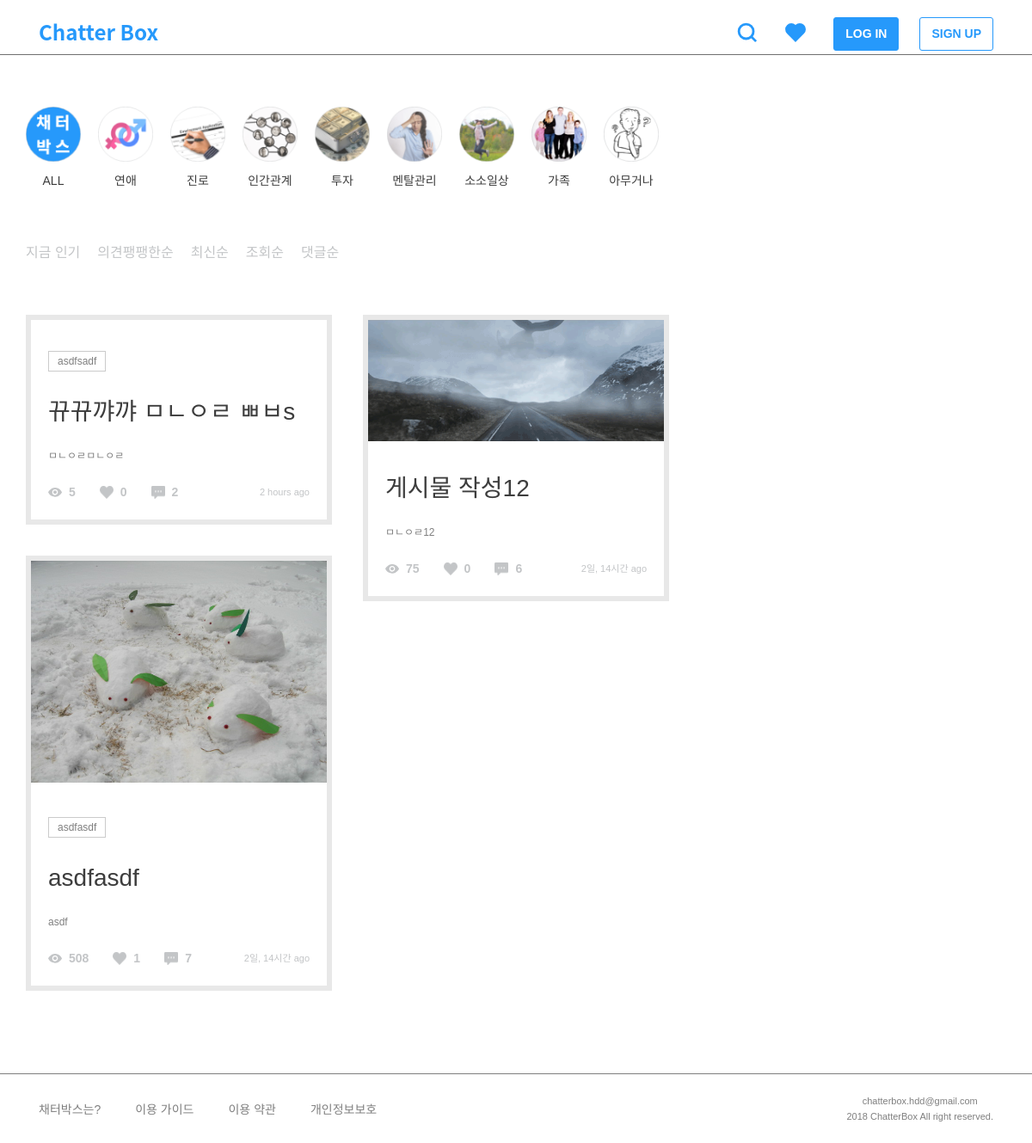
The page / on the database its author committed.
### post/models.py (models this page shows, shortened)
class Category(models.Model):
    name = models.CharField(max_length=200)
    slug = models.SlugField()
    parent = models.ForeignKey(
        'self', blank=True, null=True, related_name='children')
    class Meta:
        unique_together = ('slug', 'parent',)
        verbose_name_plural = "categories"  # categories under a parent with same slug

class TimeStampedModel(models.Model):
    created_at = models.DateTimeField(auto_now_add=True, null=True)
    updated_at = models.DateTimeField(auto_now=True, null=True)
    class Meta():
        abstract = True

class Post(TimeStampedModel):
    author = models.ForeignKey(settings.AUTH_USER_MODEL)
    category = models.ForeignKey('Category')
    title = models.CharField(max_length=160, null=True)
    thumbnail = models.ImageField(upload_to='post', blank=True, null=True)
    background = models.TextField()
    background_image1 = models.ImageField(
        upload_to='post', blank=True, null=True)
    background_image2 = models.ImageField(
        upload_to='post', blank=True, null=True)
    background_image3 = models.ImageField(
        upload_to='post', blank=True, null=True)
    tag = TagField()
    view_count = models.PositiveSmallIntegerField(default=0)
    share_count = models.PositiveSmallIntegerField(default=0)
    pro_title = models.CharField(max_length=160, null=True)
    con_title = models.CharField(max_length=160, null=True)
    @property
    def natural_time(self):
        return naturaltime(self.created_at)
    @property
    def likes_count(self):
        return self.like_users.all().count()
    @property
    def comment_count(self):
        all_count = self.comment_set.count()
        return all_count
    class Meta:
        ordering = ['-created_at']

### post/views.py (the view)
# urls.py: url(r'^$', views.post_list, name='post_list'),
def post_list(request):
    sort = request.GET.get('sort', '')
    categories = Category.objects.all()
    if sort == 'likes':
        posts = Post.objects.annotate(like_count=Count(
            'like_users')).order_by('-like_count')
    elif sort == 'vs':
        posts = Post.objects.annotate(vs_abs=Count('comment', filter=Q(comment__type=True))-Count(
            'comment', filter=Q(comment__type=False))).order_by('-vs_abs')
    elif sort == 'views':
        posts = Post.objects.all().order_by('-view_count')
    elif sort == 'comments':
        posts = Post.objects.annotate(
            count=Count('comment')).order_by('-count')
    else:
        posts = Post.objects.all().order_by('-created_at')
    context = {'posts': posts, 'categories': categories}
    return render(request, 'post/post_list.html', context)

### post/templatetags/post_extras.py (called while the page is built)
@register.filter
def split_tags(value):
    tags = []
    split_comma = value.split(',')
    for tag in split_comma:
        split_space = tag.split(" ")
        for tag in split_space:
            if tag:
                tags.append(tag)
    return tags

### templates/post/post_list.html (shortened to what this page needs)
{% extends 'base.html' %}
{% load static %}
{% block customCSS %}
<link rel="stylesheet" href="{% static 'css/post/post_list.css' %}" />
{% endblock %}
{% block content %}
<div class="row">
    {% include 'include/category.html' %}
    {% include 'include/sort.html' %}
</div>
<div class="row m60">
    <div class="columns">
        {% for post in posts %}
        {% include 'include/post.html' %}
        {% endfor %}
    </div>
</div>
{% endblock %}

### templates/include/category.html
{% load static  %}
<div class="category m60">
    <a class="category-link" href="{% url 'post:post_list' %}">
        <img class="category-icon" src="{% static '/img/categories/all.png' %}" />
        <h6>ALL</h6>
    </a>
    {% for category in categories %}
    <a class="category-link" href="/post/category/{{ category.slug }}">
        <img class="category-icon" src="/static/img/categories/{{ category.slug }}.png" />
        <h6>{{ category.name }}</h6>
    </a>
    {% endfor %}
</div>

### templates/include/post.html
{% load static  %}
{% load post_extras %}
<figure id="post-{{ post.pk }}" style="width: 100%;">
    {% if post.thumbnail %}
        <a href="{% url 'post:post_detail' post_pk=post.pk %}">
            <img src="{{ post.thumbnail.url }}" alt="" class="post-image">
        </a>
    {% endif %}
    <div class="tag-list">
        {% for tag in post.tag|split_tags %}
            <span class="tag">{{ tag }}</span>
        {% endfor %}
    </div>
    <a href="{% url 'post:post_detail' post_pk=post.pk %}">
        <h3>{{ post.title }}</h3>
    </a>
    <div class="background">
        <p>{{ post.background|safe|truncatechars:160 }}</p>
    </div>
    <div class="btn-area">
        <img src="{% static '/img/view.png' %}" style="margin-top: 4px;" /><h6>{{ post.view_count }}</h6>
        <img src="{% static '/img/heart.png' %}" /><h6>{{ post.likes_count }}</h6>
        <img src="{% static '/img/comment.png' %}" /><h6>{{ post.comment_count }}</h6>
        <span class="ml-auto">{{ post.natural_time }}</span>
    </div>
</figure>

### static/css/style.css (style rules this page uses)
html, body, div, span, applet, object, iframe, h1, h2, h3, h4, h5, h6, p, blockquote, pre, a, abbr, acronym, address, big, cite, code, del, dfn, em, img, ins, kbd, q, s, samp, small, strike, strong, sub, sup, tt, var, b, u, i, center, dl, dt, dd, ol, ul, li, fieldset, form, label, legend, table, caption, tbody, tfoot, thead, tr, th, td, article, aside, canvas, details, embed, figure, figcaption, footer, header, hgroup, menu, nav, output, ruby, section, summary, time, mark, audio, video { margin: 0; padding: 0; border: 0; font-size: 100%; font: inherit; vertical-align: baseline; }
article, aside, details, figcaption, figure, footer, header, hgroup, menu, nav, section { display: block; }
body { display: flex; min-height: 100vh; flex-direction: column; font-family: "Noto Sans KR", sans-serif; }
a { all: unset; text-decoration: none !important; cursor: pointer; }
h3 { font-size: 28px; line-height: 42px; font-weight: 500; color: #3d3d3d; }
h6 { font-size: 14px; line-height: 24px; font-weight: 400; color: #3d3d3d; }
p { font-size: 12px; line-height: 20px; font-weight: 400; color: #7f7f7f; }
span { font-size: 11px; line-height: 18px; font-weight: 400; color: #7f7f7f; }
.tag { display: inline; margin-right: 10px; padding: 4px 10px; border: 1px solid #CBCBCB; font-size: 12px; line-height: 3; font-weight: 400; color: #7f7f7f; cursor: pointer; word-break: keep-all; }
.m60 { margin-top: 60px; margin-bottom: 60px; }

### static/css/post/post_list.css (style rules this page uses)
.category { display: flex; width: 100%; }
.category .category-link { margin-right: 20px; text-align: center; }
.category .category-link .category-icon { width: 64px; height: 64px; margin-bottom: 6px; }
.columns { column-width:320px; column-gap: 36px; }
.columns figure { display: inline-block; border: 6px solid #E8E8E8; margin-bottom: 36px; }
.columns figure .tag-list { margin: 30px 20px 20px; }
.columns figure img { width: 100%; }
.columns figure h3 { margin: 0 20px 20px; }
.columns figure .background { max-height: 100px; overflow: hidden; margin: 0 20px 20px; }
.columns figure .btn-area { display: flex; margin: 0 20px; padding-bottom: 20px; #C3C5C7 }
.columns figure .btn-area img { margin-top: 5px; width: 16px; height: 16px; }
.columns figure .btn-area h6 { display: inline; margin: 0 28px 0 8px; color: #C3C5C7; font-weight: 700; }
.columns figure .btn-area span { line-height: 24px; color: #C3C5C7; }

### rows shown on the page
Category: slug (picture), name "연애"
Category: slug (picture), name "진로"
Category: slug (picture), name "인간관계"
Category: slug (picture), name "투자"
Category: slug (picture), name "멘탈관리"
Category: slug (picture), name "소소일상"
Category: slug (picture), name "가족"
Category: shows a picture, name "아무거나"
Post: tag "asdfsadf", title "뀨뀨꺄꺄 ㅁㄴㅇㄹ ㅃㅂs", background "ㅁㄴㅇㄹㅁㄴㅇㄹ", view_count "5", likes_count "0", comment_count "2", natural_time "2 hours ago"
Post: thumbnail (picture), tag "asdfasdf", title "asdfasdf", background "asdf", view_count "508", likes_count "1", comment_count "7", natural_time "2일, 14시간 ago"
Post: thumbnail (picture), title "게시물 작성12", background "ㅁㄴㅇㄹ12", view_count "75", likes_count "0", comment_count "6", natural_time "2일, 14시간 ago"
